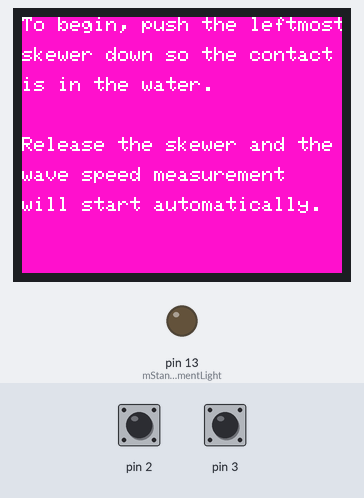
A sketch run on a simulated Arduino Uno, built with avr-gcc and run on an emulated ATmega328P. Parts: 160×128 colour display, output pins drawn as LEDs (lit = HIGH). Inputs (shaded band) come from the test bench; at power-on: pin 2 HIGH, pin 3 HIGH. What the sketch prints to the serial monitor is not drawn.

Above: at 1.3 s.
1.4 s: pin 2 pulled LOW for 0.15 s
At 2.9 s:
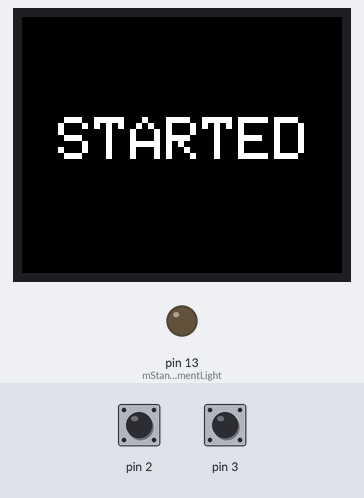
3.2 s: pin 3 pulled LOW for 0.15 s
At 4.8 s:
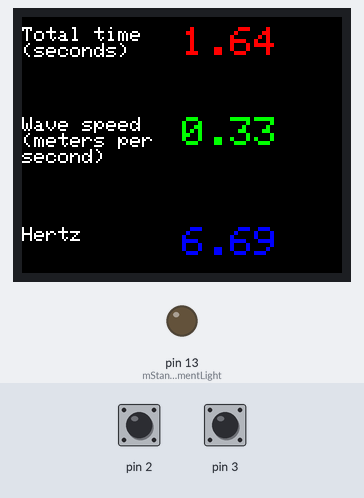
5.0 s: pin 2 pulled LOW for 1 s
At 5.8 s:
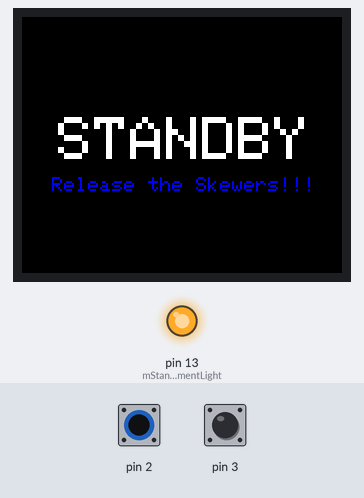
7.7 s: pin 3 pulled LOW for 1 s
At 8.6 s:
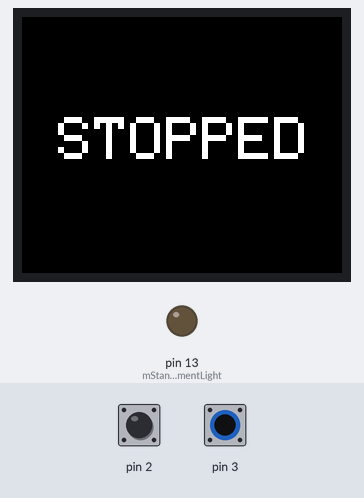
10.2 s: pin 2 pulled LOW for 3.2 s
At 11.3 s:
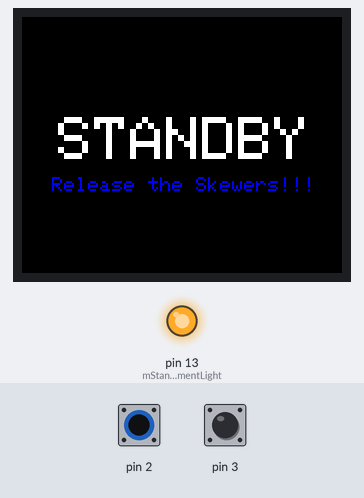
Timing chart, 0 to 15.4 s (numbered marks = the images above; inputs shaded):
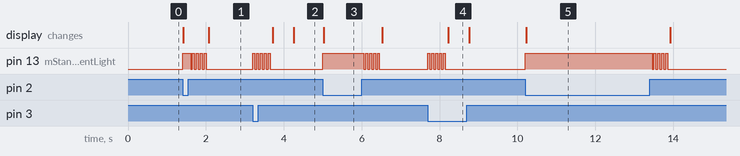

The sketch:

transverse_wave_03.ino
```cpp
/*

 based on work by:
 Created 15 April 2013 by Scott Fitzgerald
 http://arduino.cc/en/Tutorial/TFTGraph

 Nov 2016 - modded
 arloemerson@gmail.com
 code for measuring wave frequency

 implemented a TFT screen

 */

#include <TFT.h>  // Arduino LCD library
#include <SPI.h>

// pin definition for the Uno
#define cs   9
#define dc   7
#define rst  8

TFT TFTscreen = TFT(cs, dc, rst);
int mNode1;
int mNode2;
static int mNode1InstrumentLight = 13;
static int mNode2InstrumentLight = 13; //these used to be different hardware lights
static int mStandbyInstrumentLight = 13; //but we've got a screen now so just use pin 13
static float mFixedWavelength = 0.05; //5cm in meters
static float mNumberOfNodes = 11.0; //number of gumdrop sticks

boolean mTimerStandby = false;
boolean mTimerStarted = false;
unsigned long mMillisStart;
unsigned long mTime;

char mIntroTextLine1[] = "To begin, push the leftmost";
char mIntroTextLine2[] = "skewer down so the contact";
char mIntroTextLine3[] = "is in the water.";
char mIntroTextLine4[] = "Release the skewer and the";
char mIntroTextLine5[] = "wave speed measurement";
char mIntroTextLine6[] = "will start automatically.";


void setup()
{
  // initialize the serial port
  Serial.begin(9600);

  // initialize the display
  TFTscreen.begin();

  // clear the screen with a pretty color
  TFTscreen.background(250,16,200);

  pinMode(2, INPUT_PULLUP);
  pinMode(3, INPUT_PULLUP);
  pinMode(13, OUTPUT);
  writeIntroScreen();
}


void drawGraph()
{
  /*
  int sensor = analogRead(A0);
   int drawHeight = map(sensor,0,1023,0,TFTscreen.height());

   // draw a line in a nice color
   TFTscreen.stroke(250,180,10);
   TFTscreen.line(xPos, TFTscreen.height()-drawHeight, xPos, TFTscreen.height());

   // if the graph has reached the screen edge
   // erase the screen and start again
   if (xPos >= 160) {
   xPos = 0;
   TFTscreen.background(250,16,200);
   }
   else {
   // increment the horizontal position:
   xPos++;
   }

   */
}

void loop()
{
  mNode1 = digitalRead(2);
  mNode2 = digitalRead(3);

  if(mNode1 == 0 && mTimerStandby == false && mTimerStarted == false) //node 1 was dunked in the water
  {
    //initialize all our variables
    mMillisStart = 0;
    mTime = 0;
    mTimerStandby = true;
    mTimerStarted = false;
    digitalWrite(mStandbyInstrumentLight, HIGH);
    Serial.println("\nstanding by...");
    clearScreen();
  }

  if(mTimerStandby == true)
  {
    writeToScreen( " STANDBY", 0, 50  );
    char labelTmpText[] = "Release the Skewers!!!";
    TFTscreen.stroke(0,0,255);
    TFTscreen.setTextSize(1);
    TFTscreen.text( labelTmpText, 15, 80);

    drawGraph();
  }

  if(mNode1 == 1 && mTimerStandby == true) //node 1 emerged from the water, breaking the circuit
  {
    digitalWrite(mStandbyInstrumentLight, LOW);
    mTimerStarted = true;
    mTimerStandby = false;
    mMillisStart = millis();
    flashLED(mNode1InstrumentLight);
    Serial.println("START");
    clearScreen();
    writeToScreen( " STARTED", 0, 50  );
  }

  if(mNode2 == 0 && mTimerStarted == true) //node 2 dunked in the water, we're done.
  {
    checkeredFlag();

    //stop the timer, calculate the wave frequency
    mTimerStarted = false;
    mTime = millis() - mMillisStart;

    flashLED(mNode2InstrumentLight);
    Serial.println("--==FINISH==--");
    clearScreen();
    writeToScreen( " STOPPED", 0, 50 );
    delay(500);
    writeResults();

  }
}

void writeResults()
{
  ////////////// calculations ////////////
  int column1 = 0;
  int column2 = 80;

  float calculatedFrequency = 1000.0/(mTime / mNumberOfNodes);
  //f=1/T, also note we are extrapolating time of 1 node from total time divided by all nodes
  float calculatedSpeed = mFixedWavelength * calculatedFrequency;

  ////////////// char stuff //////////////
  char labelTime[] = "Total time\n(seconds)";

  char valueTimeBuff[32];
  dtostrf(mTime/1000.0, 4, 2, valueTimeBuff);

  char valueCalcSpeed[8];
  dtostrf(calculatedSpeed, 4, 2, valueCalcSpeed);

  char labelWaveSpeed[] = "Wave speed\n(meters per\nsecond)";

  char labelHertz[] = "Hertz";
  char valueHertz[8];
  dtostrf(calculatedFrequency, 4, 2, valueHertz);

  ///////////// serial print /////////////
  Serial.println(labelTime);
  Serial.print(valueTimeBuff);
  Serial.println(labelWaveSpeed);
  Serial.print(valueCalcSpeed);
  Serial.println(labelHertz);
  Serial.print(valueHertz);

  //////////// screen stuff //////////////
  clearScreen();
  TFTscreen.stroke(255,255,255);

  //time in seconds
  TFTscreen.setTextSize(1);
  TFTscreen.text( labelTime, column1, 5); //label
  TFTscreen.stroke(255,0,0);
  TFTscreen.setTextSize(2);
  TFTscreen.text( valueTimeBuff, column2, 5); //value

  //speed in meters per second
  TFTscreen.stroke(255,255,255);
  TFTscreen.setTextSize(1);
  TFTscreen.text( labelWaveSpeed, column1, 50); //label
  TFTscreen.stroke(0,255,0);
  TFTscreen.setTextSize(2);
  TFTscreen.text( valueCalcSpeed, column2, 50); //value

  //frequency in Hertz
  TFTscreen.stroke(255,255,255);
  TFTscreen.setTextSize(1);
  TFTscreen.text( labelHertz, column1, 105); //label
  TFTscreen.stroke(0,0,255);
  TFTscreen.setTextSize(2);
  TFTscreen.text( valueHertz, column2, 105); //value

  delay(100);
}

void checkeredFlag()
{
  /*
  TFTscreen.stroke(0,0,0);
   int counter = 0;

   for (int i=0; i<10; i++)
   {
   if (counter%2==0)
   {
   TFTscreen.fill(255,255,255);

   }
   else
   {
   TFTscreen.fill(0,0,0);
   }
   TFTscreen.rect(0, i*10, 10, i*10);
   counter++;
   }


   for (int i=0; i<10; i++)
   {
   if (counter%2==0)
   {

   TFTscreen.fill(0,0,0);
   }
   else
   {
   TFTscreen.fill(255,255,255);
   }
   TFTscreen.rect(10, i*10, 20, i*10);
   counter++;
   }
   */
}

void clearScreen()
{
  TFTscreen.background(0, 0, 0);
}

void writeIntroScreen()
{
  TFTscreen.stroke(255,255,255);
  TFTscreen.setTextSize(1);
  TFTscreen.text( mIntroTextLine1, 0, 0);
  TFTscreen.text( mIntroTextLine2, 0, 15);
  TFTscreen.text( mIntroTextLine3, 0, 30);
  TFTscreen.text( mIntroTextLine4, 0, 60);
  TFTscreen.text( mIntroTextLine5, 0, 75);
  TFTscreen.text( mIntroTextLine6, 0, 90);
  TFTscreen.setTextSize(5);

  delay(100);
}

void writeToScreen(String pText, int pX, int pY)
{
  char charBuf[32];
  pText.toCharArray(charBuf, 32);

  TFTscreen.stroke(255,255,255);
  TFTscreen.setTextSize(3);
  TFTscreen.text( charBuf, pX, pY);
  TFTscreen.setTextSize(2);
}

void flashLED(int pPin)
{
  for (int i=0;i<5;i++)
  {
    digitalWrite(pPin, HIGH);
    delay(50);
    digitalWrite(pPin, LOW);
    delay(50);
  }
}
```

Measured:
- after the input at 1.4 s, pin 13 (mStandbyInstrumentLight): LOW → HIGH at once, then repeats every 0.10 s: LOW 0.05 s, HIGH 0.05 s, until it stays LOW from 2.0 s; the display: first changes at once (image 1 shows a later state)
- after the input at 3.2 s, pin 13 (mStandbyInstrumentLight): alternates HIGH for 0.05 s and LOW for 0.05 s, 10 changes in all, then stays LOW, starting at once; the display: first changes after 0.52 s (image 2 shows a later state)
- after the input at 5.0 s, pin 13 (mStandbyInstrumentLight): LOW → HIGH at once, then repeats every 0.10 s: LOW 0.05 s, HIGH 0.05 s, until it stays LOW from 6.5 s; the display: changes at once (image 3)
- after the input at 7.7 s, pin 13 (mStandbyInstrumentLight): alternates HIGH for 0.05 s and LOW for 0.05 s, 10 changes in all, then stays LOW, starting at once; the display: changes after 0.52 s (image 4)
- after the input at 10.2 s, pin 13 (mStandbyInstrumentLight): LOW → HIGH at once, then repeats every 0.10 s: LOW 0.05 s, HIGH 0.05 s, until it stays LOW from 13.9 s; the display: changes at once (image 5)
